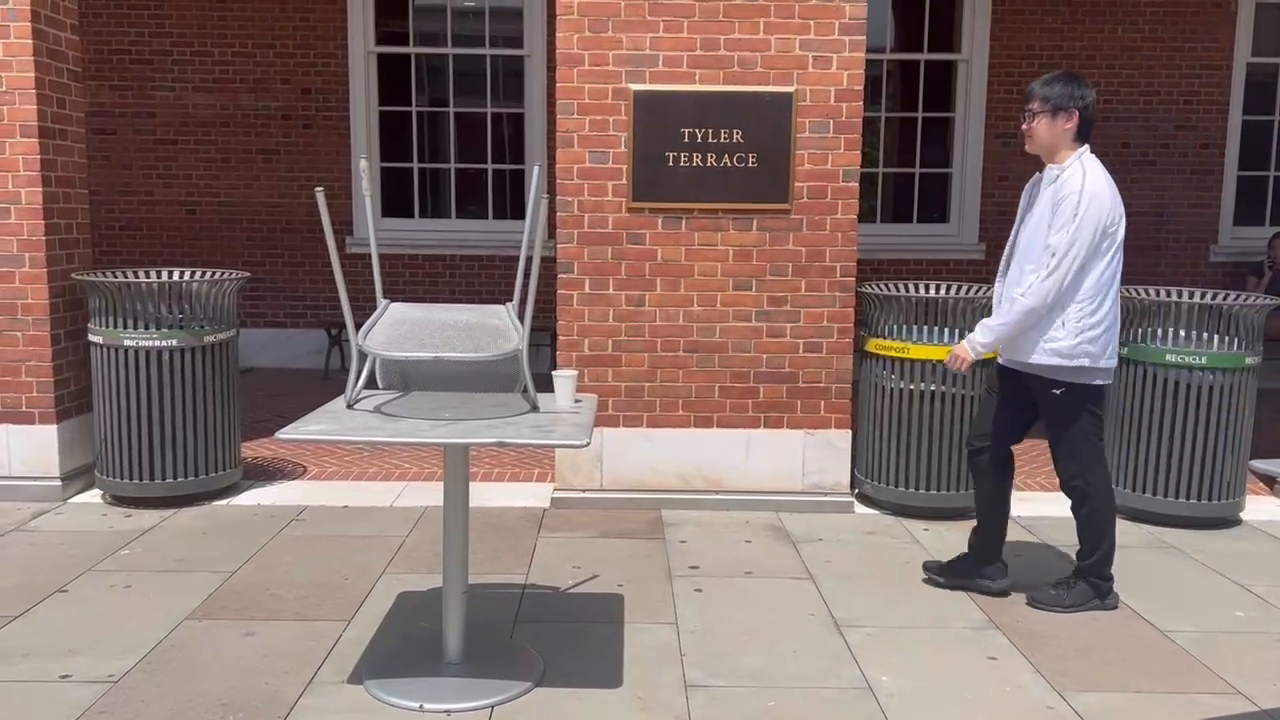
#> input picture frame 51 of Data_Science/spectral-action-segmentation/data/matt-chair-coffee.mp4, 1280 x 720 px
$ python preprocess_data.py
#> lines starting #> are read from the running program, lines starting #| are printed output that depends on the picture
import cv2
import numpy as np
import matplotlib.pyplot as plt
import os

def load_video(video_path):
    """Load video and return capture object and FPS."""
    cap = cv2.VideoCapture(video_path)
    if not cap.isOpened():
        raise IOError(f"Cannot open video {video_path}")
    fps = cap.get(cv2.CAP_PROP_FPS)
    return cap, fps

def extract_frames(cap, original_fps, target_fps, resize_dim):
    """
    Frame extraction, resize, and grayscale normalization.
    """
#> called with original_fps = 29.82, target_fps = 10, resize_dim = (128, 128)
    frame_interval = int(round(original_fps / target_fps))
    frames = []
    frame_idx = 0

    while cap.isOpened():
        ret, frame = cap.read()
#> frame is the input picture: shape (720, 1280, 3); mean B, G, R 106.6, 110.7, 131.1
        if not ret:
            break

        if frame_idx % frame_interval == 0:
            gray = cv2.cvtColor(frame, cv2.COLOR_BGR2GRAY)
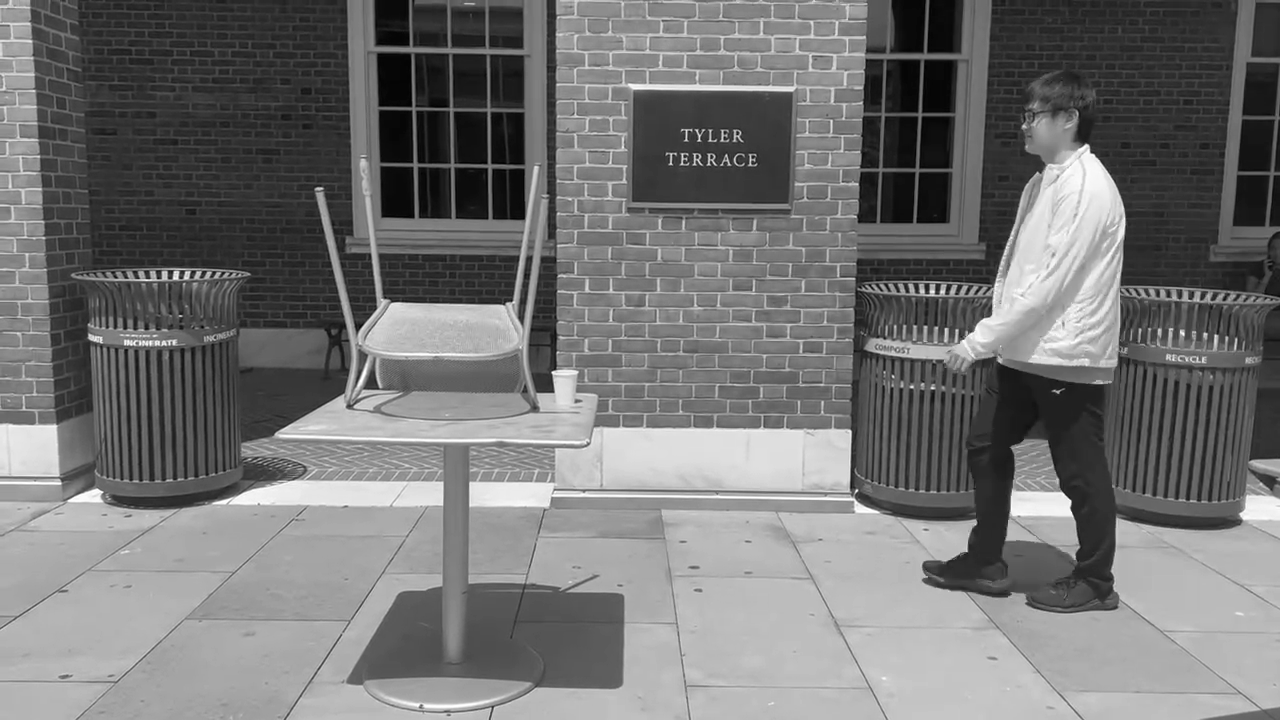
#> gray: shape (720, 1280); min 1, max 255, mean 116.4
            resized = cv2.resize(gray, resize_dim, interpolation=cv2.INTER_AREA)
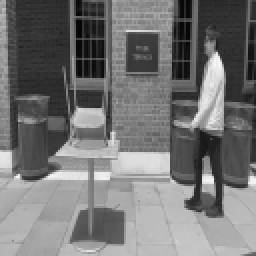
#> resized: shape (128, 128) (shown 2 times larger); min 5, max 248, mean 116.3
            normalized = resized.astype(np.float32) / 255.0
            frames.append(normalized)

        frame_idx += 1

    cap.release()
    return frames

def save_frames(frames, output_dir):
    """Save = frames as images."""
    os.makedirs(output_dir, exist_ok=True)
    for idx, img in enumerate(frames):
        save_path = os.path.join(output_dir, f'frame_{idx:03d}.png')
        cv2.imwrite(save_path, (img * 255).astype(np.uint8))
    print(f"Saved {len(frames)} frames to {output_dir}")

def preprocess_video(video_path, target_fps=10, resize_dim=(64, 64), save_dir=None):
    """
    Full preprocessing pipeline:
    - Load video
    - Extract and preprocess frames
    - Optionally save frames
    - Optionally visualize a sample point cloud
    """
    cap, original_fps = load_video(video_path)
    frames = extract_frames(cap, original_fps, target_fps, resize_dim)

    if save_dir:
        save_frames(frames, save_dir)

    return frames

if __name__ == "__main__":
    video_path = 'data/matt-chair-coffee.mp4'

    # Create a subfolder based on the video filename for output
    base_name = os.path.splitext(os.path.basename(video_path))[0]
    output_dir = os.path.join('preprocessed_frames', base_name)

    print("Preprocessing data...")
    frames = preprocess_video(
        video_path=video_path,
        target_fps=10,
        resize_dim=(128, 128),
        save_dir=output_dir
    )

    print(f"Preprocessing complete. Total frames extracted: {len(frames)}")

    # Show a grid of the first 9 preprocessed frames
    fig, axs = plt.subplots(3, 3, figsize=(8, 8))
    for i, ax in enumerate(axs.flat):
        ax.imshow(frames[i], cmap='gray')
        ax.set_title(f"Frame {i}")
        ax.axis('off')
    plt.suptitle("Preprocessed Frames", fontsize=14)
    plt.tight_layout()
    plt.show()

$ run again, starting later in the video
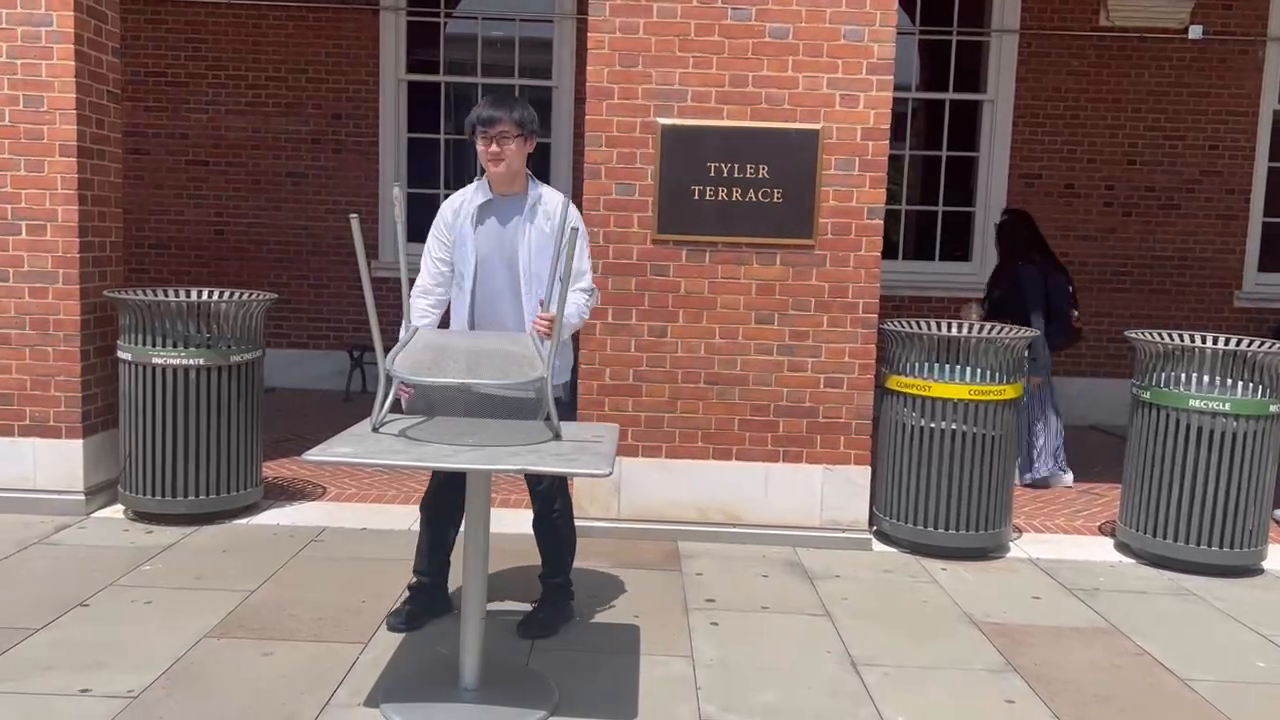
#> input picture frame 232 of Data_Science/spectral-action-segmentation/data/matt-chair-coffee.mp4, 1280 x 720 px
#> in extract_frames, frame is the input picture: shape (720, 1280, 3); mean B, G, R 103.2, 107.6, 129.9
#> in extract_frames, `gray = cv2.cvtColor(frame, cv2.COLOR_BGR2GRAY)`:
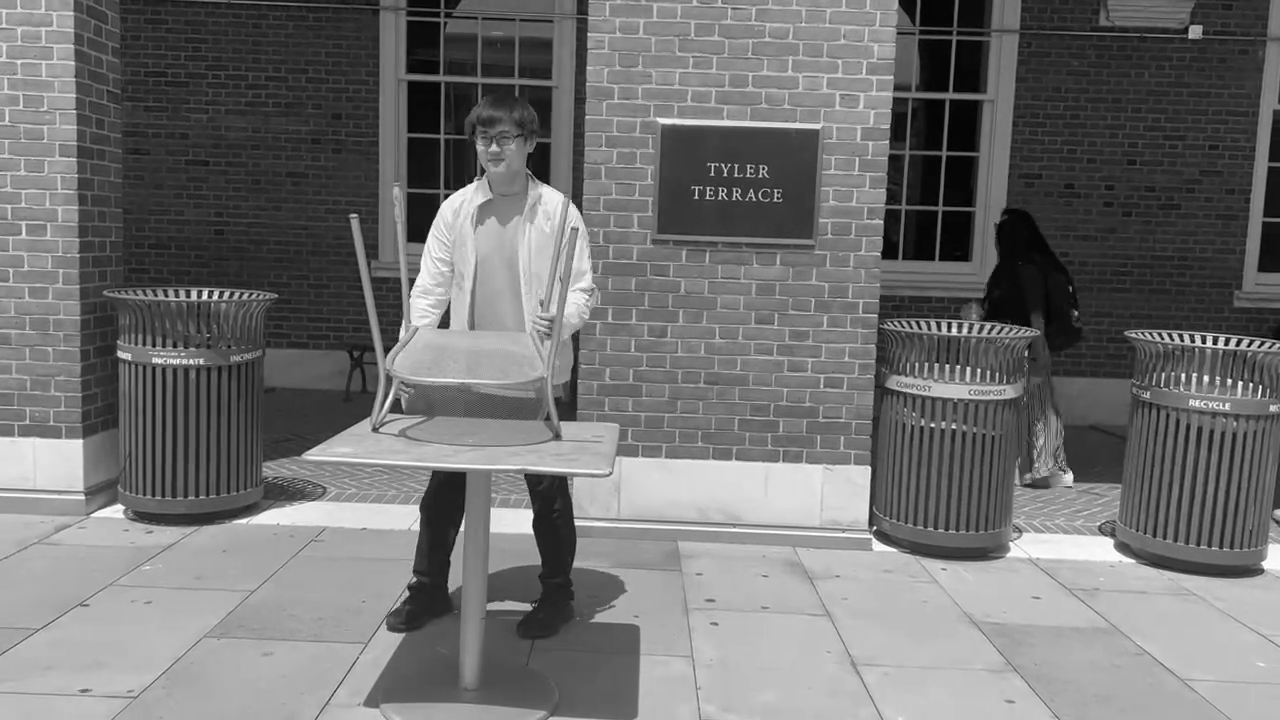
#> gray: shape (720, 1280); min 0, max 255, mean 113.8
#> in extract_frames, `resized = cv2.resize(gray, resize_dim, interpolation=cv2.INTER_AREA)`:
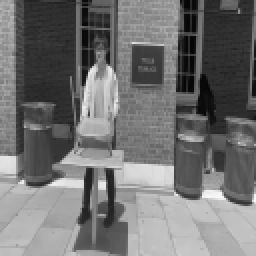
#> resized: shape (128, 128) (shown 2 times larger); min 5, max 249, mean 113.8

$ run again, starting later in the video
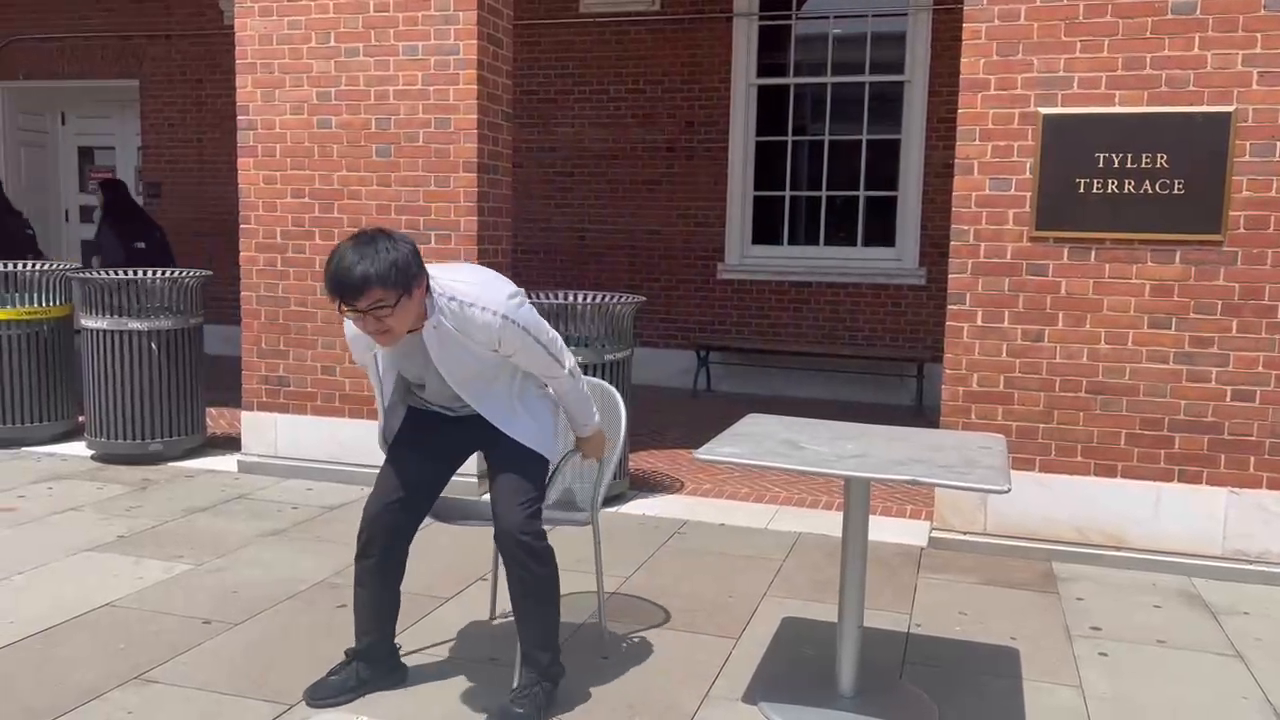
#> input picture frame 413 of Data_Science/spectral-action-segmentation/data/matt-chair-coffee.mp4, 1280 x 720 px
#> in extract_frames, frame is the input picture: shape (720, 1280, 3); mean B, G, R 107.5, 111.7, 135.7
#> in extract_frames, `gray = cv2.cvtColor(frame, cv2.COLOR_BGR2GRAY)`:
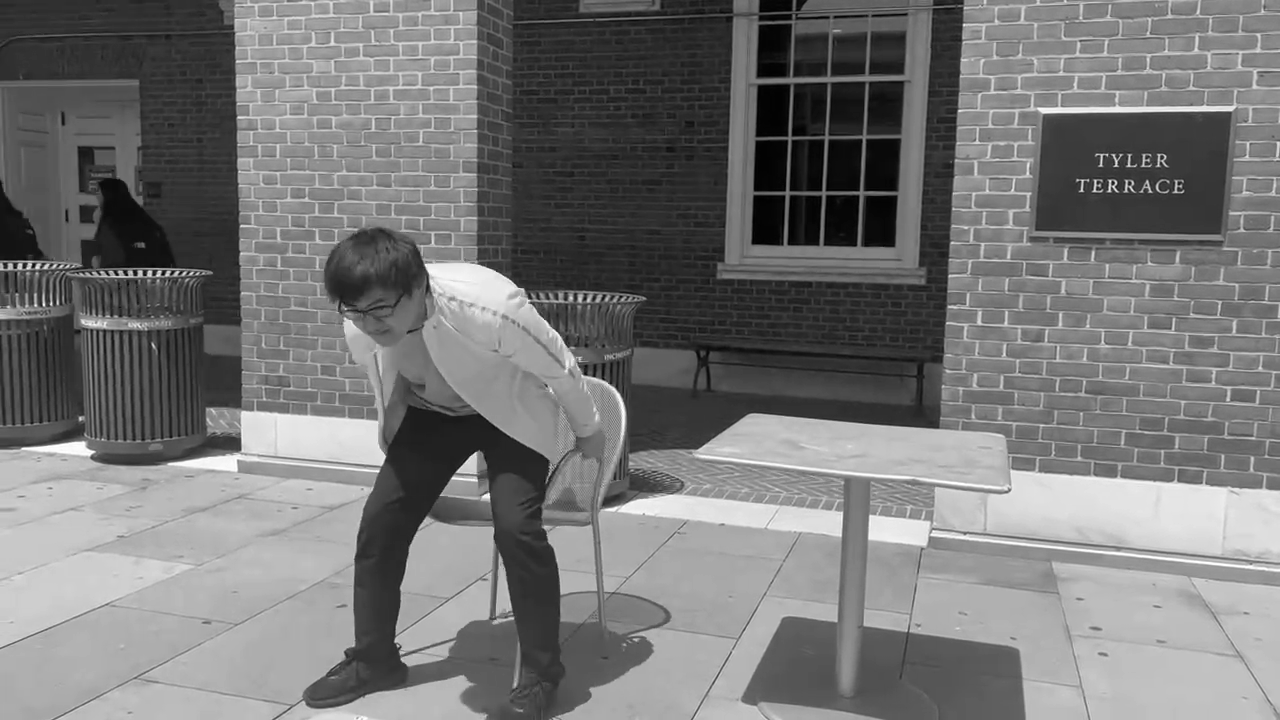
#> gray: shape (720, 1280); min 0, max 255, mean 118.4
#> in extract_frames, `resized = cv2.resize(gray, resize_dim, interpolation=cv2.INTER_AREA)`:
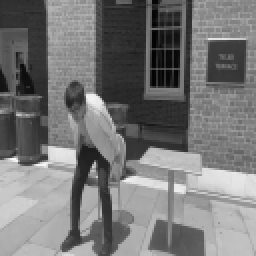
#> resized: shape (128, 128) (shown 2 times larger); min 2, max 250, mean 118.4
